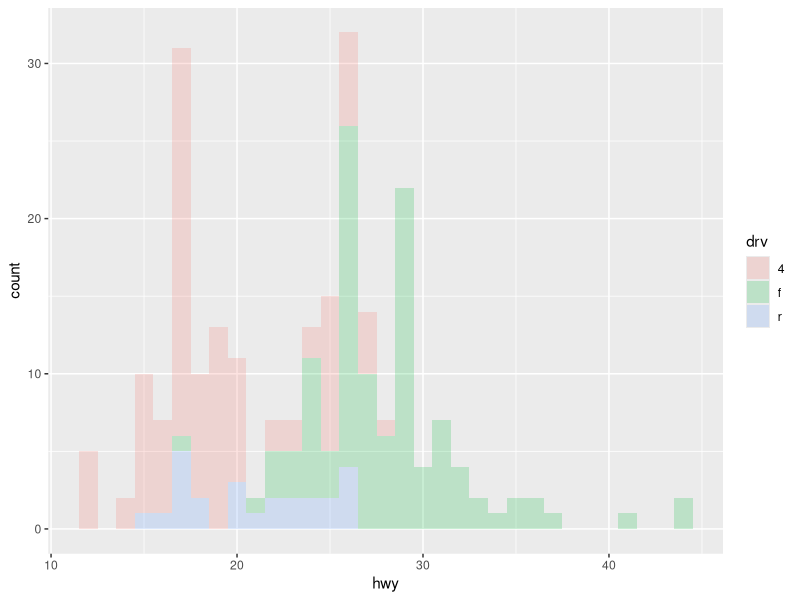
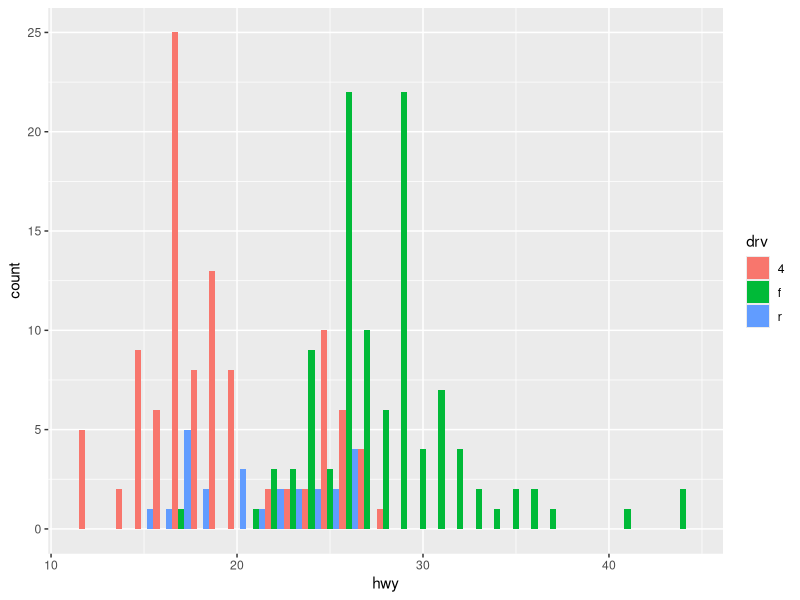
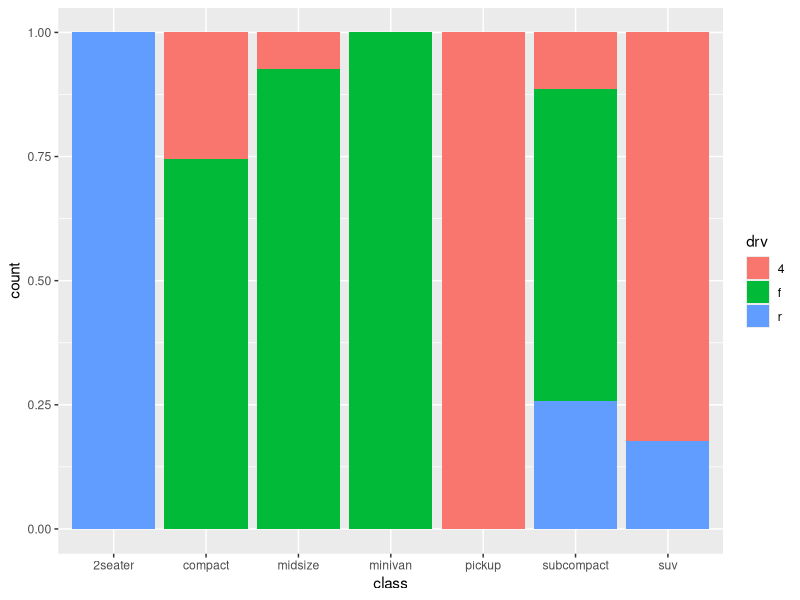
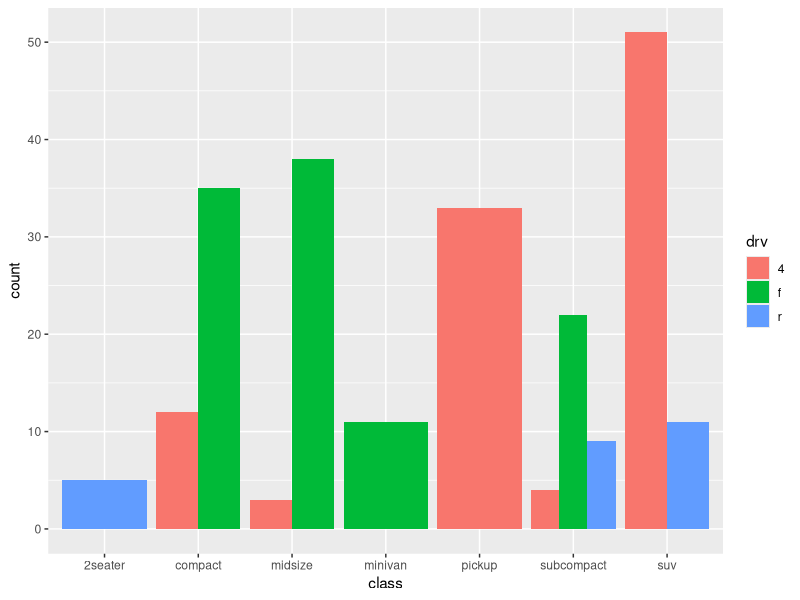
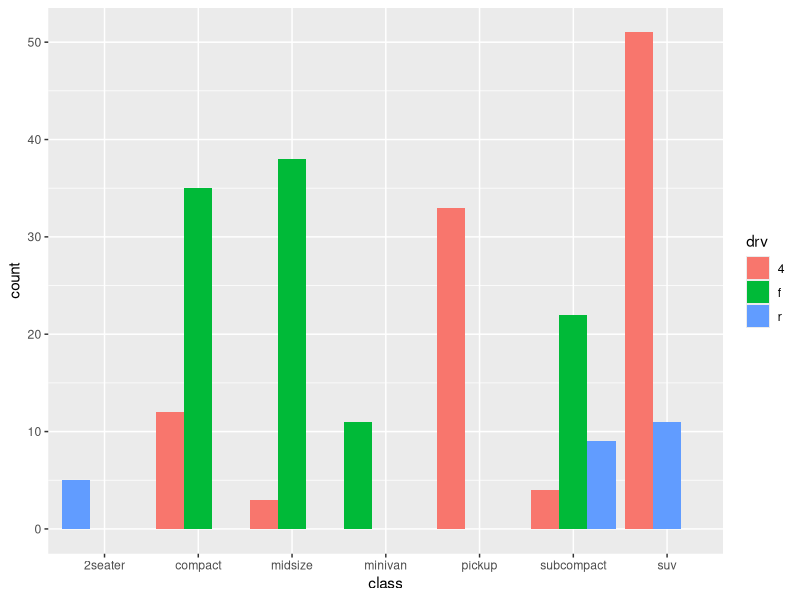

Reproduce these figures in R, in order.
library(tidyverse)

ggplot(data = mpg) +
  geom_histogram(
    mapping = aes(x = hwy, fill = drv),
    binwidth = 1,
    alpha = 0.2
  )

ggplot(data = mpg) +
  geom_histogram(
    mapping = aes(x = hwy, fill = drv),
    binwidth = 1,
    position = "dodge"
  )

?geom_jitter

?geom_point


ggplot(data = mpg) +
  geom_bar(
    mapping = aes(x = class, fill = drv),
    position = "fill"
  )

ggplot(data = mpg) +
  geom_bar(
    mapping = aes(x = class, fill = drv),
    position = "dodge"
  )

ggplot(data = mpg) +
  geom_bar(
    mapping = aes(x = class, fill = drv),
    position = position_dodge(preserve = "single")
  )
